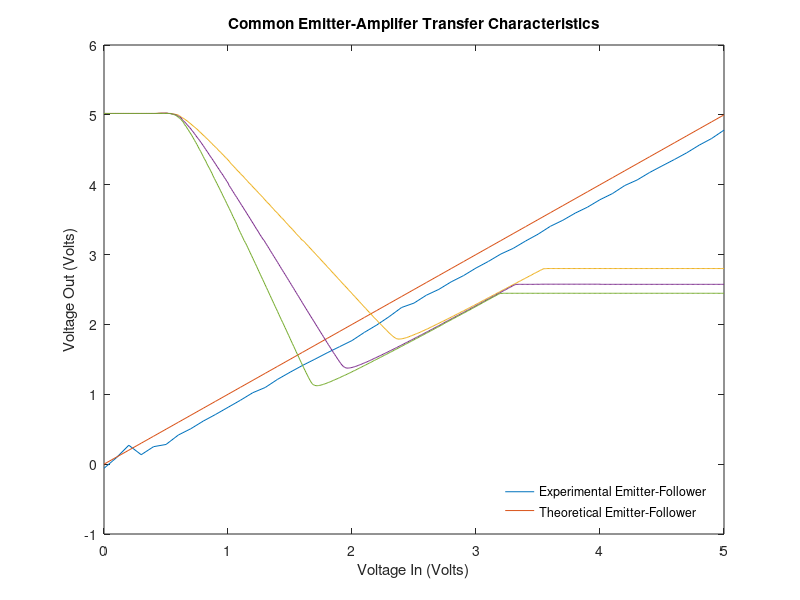

The MATLAB source for this figure:
clear;
load('collected_data.mat');
% Voltage Transfer Characteristic.
plot(Vin_Exp3, Vout_Exp3);
hold on;
plot(Vin_Exp3, Vin_Exp3);

plot(Vin_Exp4_200, Vout_Exp4_200);
%plot(Vin_Exp4, Vout_Exp4_);

plot(Vin_Exp4_300, Vout_Exp4_300);
%plot(Vin_Exp4, Vout_Exp4);

plot(Vin_Exp4_400, Vout_Exp4_400);
%plot(Vin_Exp4, Vout_Exp4);

title( "Common Emitter-Amplifer Transfer Characteristics");
ylabel("Voltage Out (Volts)");
xlabel("Voltage In (Volts)");

legend('Experimental Emitter-Follower', 'Theoretical Emitter-Follower');
legend('boxoff')
legend('Location','southeast')

hold off;